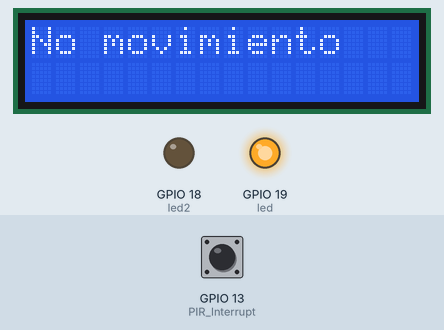
Recording of a program running on a simulated ESP32 board running MicroPython. Parts: 16×2 character LCD, output pins drawn as LEDs (lit = HIGH). The inputs (shaded band) are chosen by the test bench; at power-on: GPIO 13 (PIR_Interrupt) HIGH. Library files of the repository ran but are not shown: lcd_api.py, i2c_lcd.py.

Above: at 2.7 s.
2.8 s: GPIO 13 (PIR_Interrupt) pulled LOW for 0.15 s
At 5.5 s:
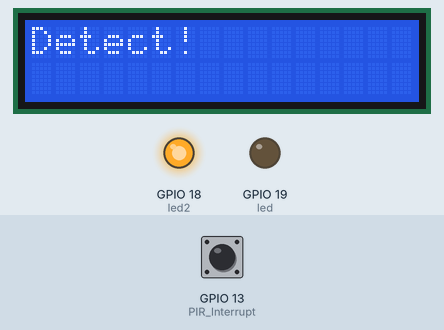
At 13.1 s:
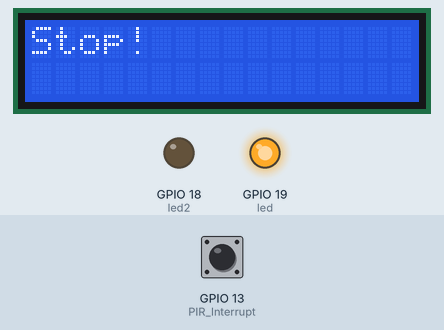
Timing chart, 0 to 15.3 s (numbered marks = the images above; inputs shaded):
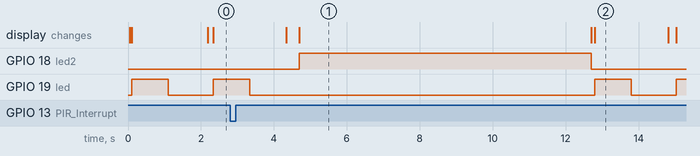

The program:

main.py
```python
from machine import Pin,SoftI2C
from time import sleep_ms
from lcd_api import LcdApi
from i2c_lcd import I2cLcd


I2C_ADDR = 0x27 #the address of your LCD I2C device
#specify the number of rows and columns on the screen,
totalRows = 2
totalColumns = 16

#initialize the SoftI2C method for ESP32 by giving it three arguments.
i2c = SoftI2C(scl=Pin(22), sda=Pin(21), freq=10000)

#This line is used to initialize the I2C connection for the library by creating an 'lcd' object.
lcd = I2cLcd(i2c, I2C_ADDR, totalRows, totalColumns)

from machine import Pin       #importing classes
from time import sleep    #Import sleep from time class

Motion_Detected = False  #Global variable to hold the state of motion sensor

def handle_interrupt(pin): #defining interrupt handling function
    global Motion_Detected
    Motion_Detected = True
    global interrupt_pin
    interrupt_pin = pin

led=Pin(19,Pin.OUT)   #setting GPIO14 led as output
PIR_Interrupt=Pin(13,Pin.IN)   # setting GPIO13 PIR_Interrupt as input
led2 = Pin(18,Pin.OUT)

#Attach external interrupt to GPIO13 and rising edge as an external event source
PIR_Interrupt.irq(trigger=Pin.IRQ_RISING, handler=handle_interrupt)

while True:
    if Motion_Detected:
        lcd.clear() #Erase all characters or anything written on the screen
        lcd.move_to(0,0) #Move to position based on row and col values
        lcd.putstr("Detect!") # Send a string of characters to the screen
        led2.value(1)
        sleep(8)
        led2.value(0)
        lcd.clear() #Erase all characters or anything written on the screen
        lcd.move_to(0,0) #Move to position based on row and col values
        lcd.putstr("Stop!") # Send a string of characters to the screen
        Motion_Detected = False

    else:
        led.value(1)
        sleep(1)
        led.value(0)
        sleep(1)
        lcd.clear() #Erase all characters or anything written on the screen
        lcd.move_to(0,0) #Move to position based on row and col values
        lcd.putstr("No movimiento") # Send a string of characters to the screen
```

Measured:
- after the input at 2.8 s, GPIO 18 (led2): LOW → HIGH after 1.9 s, → LOW 8.0 s later
- what the display in image 1 shows lasts 8.0 s, from 4.7 s to 12.7 s
